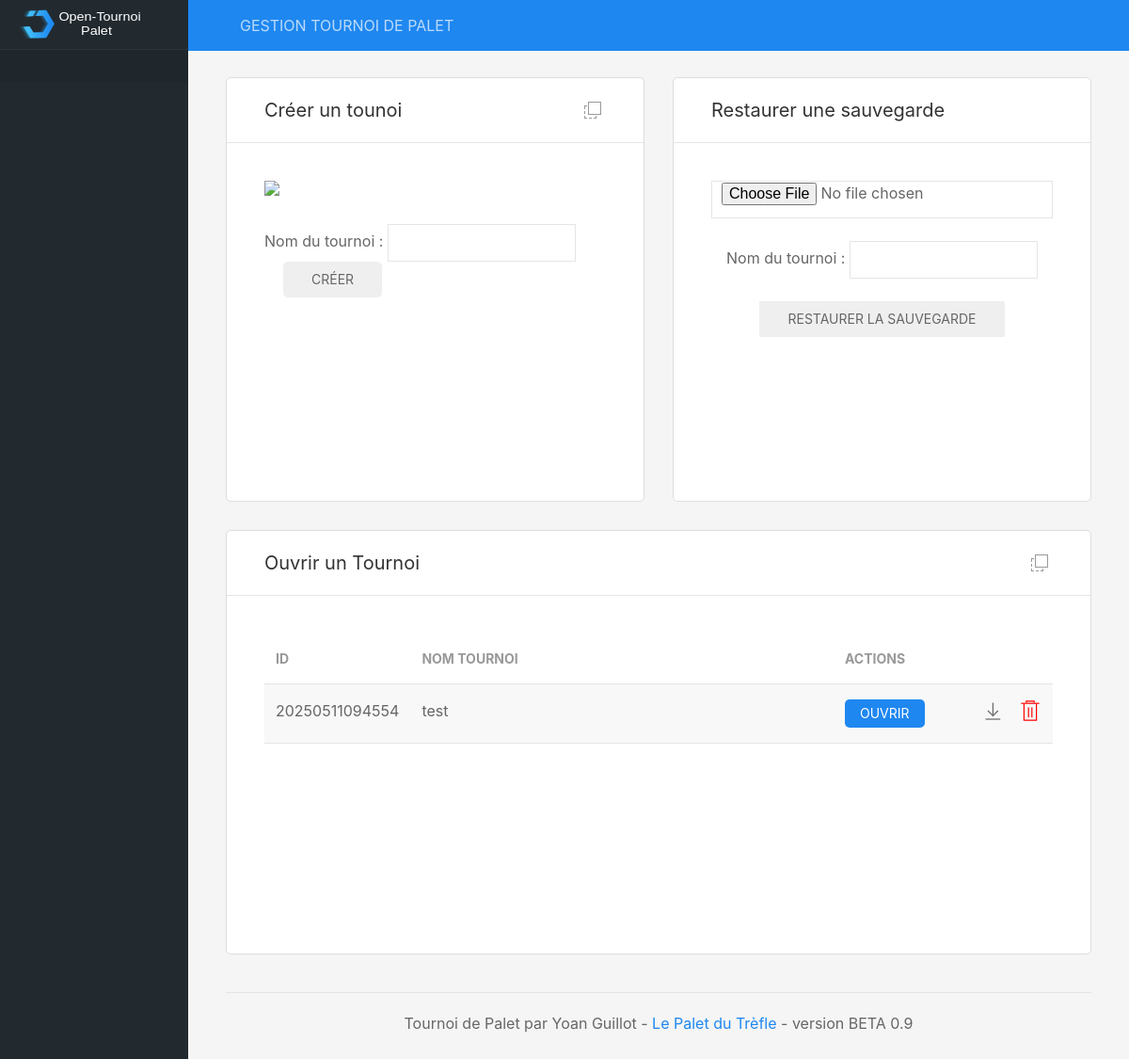
Before: / with the older database file.
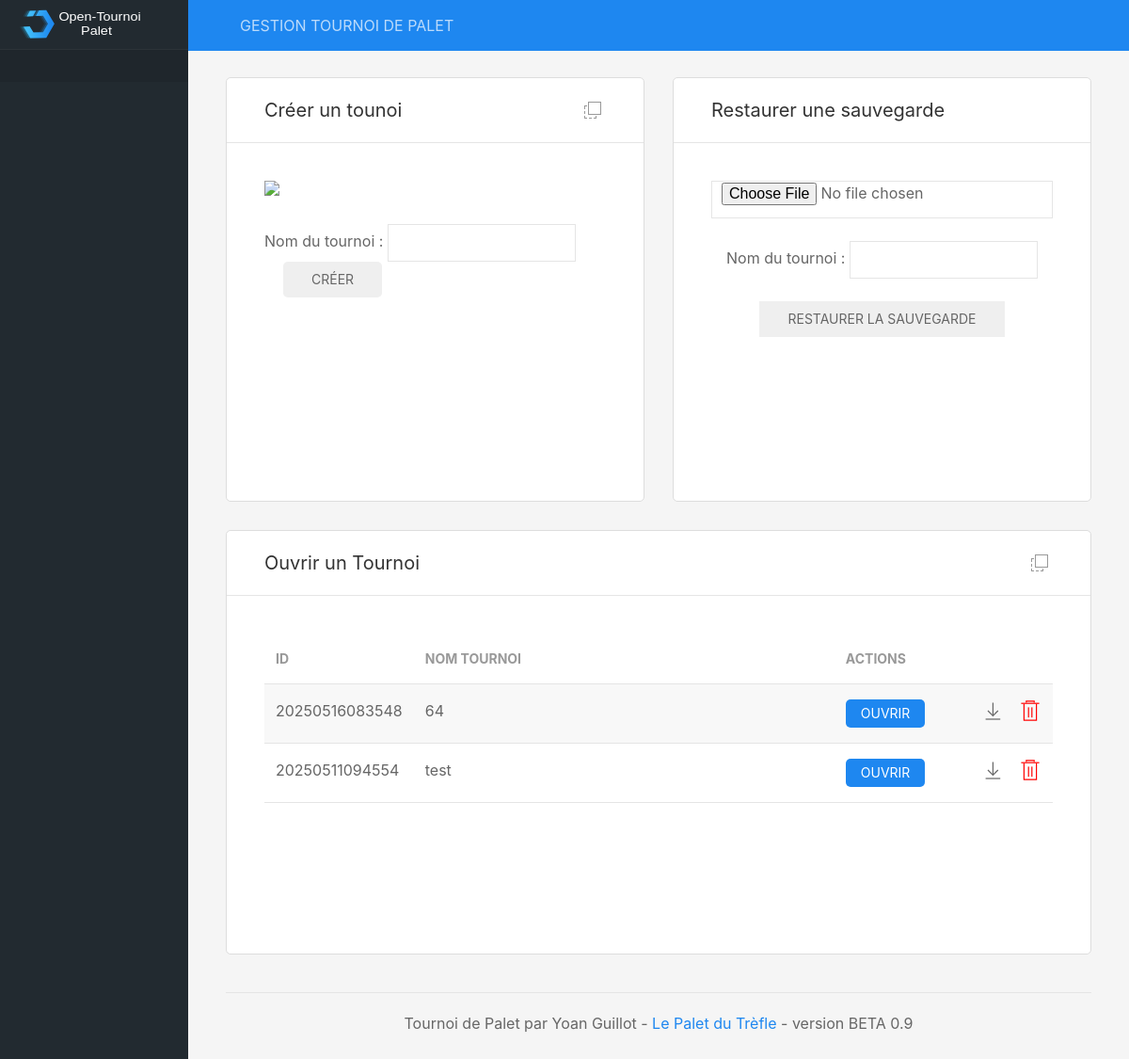
After: the same page with the newer database file.
### tables this page shows
CREATE TABLE tournois (id_tournoi NUMERIC (12) PRIMARY KEY DESC UNIQUE NOT NULL, nom_tournoi TEXT (200) NOT NULL, datecreation_tournoi DATE NOT NULL DEFAULT (STRFTIME('%d/%m/%Y, %H:%M', DATETIME('now', 'localtime'))), max_equipes INTEGER NOT NULL DEFAULT (0), type_phasesfinales TEXT NOT NULL DEFAULT aleatoire, pts_qualifs INTEGER DEFAULT (13) NOT NULL, pts_phasesfinales INTEGER NOT NULL DEFAULT (13), pts_finales NUMERIC NOT NULL DEFAULT (15), statut_inscriptions TEXT DEFAULT encours, statut_qualifs TEXT DEFAULT attente, statut_phasesfinales TEXT DEFAULT attente);

### includes/fonctions.inc.php (called while the page is built, shortened)
<?php
function listeTournois()
{
	global $db;
	$resultats = $db->query('SELECT * FROM tournois ORDER BY id_tournoi DESC');
	while ($row = $resultats->fetchArray(1)) {
		$listeTournois[] = $row;
	}
	if(!empty($listeTournois)){
		return $listeTournois;
	}
}
?>

### includes/accueil.inc.php (the view, shortened to what this page needs)
<div class="uk-grid uk-grid-medium" data-uk-grid uk-sortable="handle: .sortable-icon">
	<div class="uk-width-1-2@l">
		<div class="uk-card uk-card-default uk-card-hover">
			<div class="uk-card-header">
				<div class="uk-grid uk-grid-small">
					<div class="uk-width-auto"><h4>Créer un tounoi</h4></div>
					<div class="uk-width-expand uk-text-right panel-icons">
						<a href="#" class="uk-icon-link sortable-icon" title="Déplacer" data-uk-tooltip data-uk-icon="icon: move"></a>
					</div>
				</div>
			</div>
			<div class="uk-card-body">
				<div class="chart-container">
					<img style="max-height:200px;" src="images/tournoi.png" class="uk-align-center"/>
					<form method="POST">
							<div class="uk-panel uk-panel-box uk-margin-top">Nom du tournoi : <input name="nomTournoi" class="uk-input uk-form-width-medium" type="text" required>
							<button class="uk-button uk-button-success uk-margin-left">Créer</button>
						</div>
					</form>
				</div>
			</div>
		</div>
	</div>
	<div class="uk-width-1-2">
		<div class="uk-card uk-card-default uk-card-hover uk-height-1-1">
			<div class="uk-card-header">
				<div class="uk-grid uk-grid-small">
					<div class="uk-width-auto"><h4>Restaurer une sauvegarde</h4></div>
					<div class="uk-width-expand uk-text-right panel-icons">
					</div>
				</div>
			</div>
			<div class="uk-card-body">
				<div uk-overflow-auto>
					<div class="uk-panel uk-text-center">
                    <form name="form" method="post" action="index.php" enctype="multipart/form-data">
                        <input class="uk-input" type="file" name="aFile" />
                        <br />
                        <br />
						Nom du tournoi : <input class="uk-input uk-form-width-medium" type="text" name="nomTournoi"/><br/>
						<br/><input type="hidden" name="action" value="restauration" />
                        <input class="uk-button uk-button-success" type="submit" name="submitFile" value="restaurer la sauvegarde" />
                        </form>
                    </div>
				</div>
			</div>
		</div>
	</div>
</div>
<div class="uk-grid uk-grid-medium" data-uk-grid uk-sortable="handle: .sortable-icon">
	<div class="uk-width-1-1">
		<div class="uk-card uk-card-default uk-card-hover">
			<div class="uk-card-header">
				<div class="uk-grid uk-grid-small">
					<div class="uk-width-auto"><h4>Ouvrir un Tournoi</h4></div>
					<div class="uk-width-expand uk-text-right panel-icons">
						<a href="#" class="uk-icon-link sortable-icon" title="Déplacer" data-uk-tooltip data-uk-icon="icon: move"></a>
					</div>
				</div>
			</div>
			<div class="uk-card-body">
				<div class="chart-container" uk-overflow-auto>
					<table class="uk-table uk-table-striped">
						<thead>
							<tr>
								<th style="width:10%">ID</th>
								<th style="width: 60%">Nom tournoi</th>
								<th style="width: 30%">Actions</th>
							</tr>
						</thead>
<?php
	$listeTournois = listeTournois();
	if(!empty($listeTournois)){
		foreach($listeTournois as $row) {
			echo "<tr><td>". $row['id_tournoi'] ."</td>
				<td>". $row['nom_tournoi'] ."</td>
				<td>
					<a href=\"index.php?idtournoi=". $row['id_tournoi'] ."\"><button class=\"uk-button uk-button-primary uk-button-small\">Ouvrir</button></a>
					<a class=\"uk-float-right\" style=\"color: red\" href=\"\" onclick=\"supprTournoi(". $row['id_tournoi'] .")\" uk-icon=\"icon: trash; ratio: 1.2\" uk-toggle=\"target: #supprTournoi\"></a>
					<a class=\"uk-float-right\" style=\"margin-right: 15px;\" href=\"./includes/conf/". $row['id_tournoi'] .".db\" uk-icon=\"icon: download; ratio: 1.2\"></a>
				</td>
			</tr>";
		}
	}else{
		echo "<tr><td></td><td>Aucun Tournoi !</td><td></td></tr>";
	}
?>
					</table>
				</div>
			</div>
		</div>
	</div>
</div>

### index.php (shortened to what this page needs)
<!DOCTYPE html>
<head>
    <link rel="stylesheet" href="css/uikit.min.css" />
    <link rel="stylesheet" href="css/dashboard.css" />
    <link rel="stylesheet" href="css/style.css" />
    <link rel="stylesheet" href="css/arbres.css" />
</head>
<body>
<?php
if (isset($_GET['idtournoi'])){
	$idTournoi = $_GET['idtournoi'];
	$db = new SQLite3('includes/conf/' .$idTournoi. '.db');
	if (!empty($_GET['page'])){
		$page = $_GET['page'];
	}else{
		$page = "gestion";
	}
}else{
	$db = new SQLite3('includes/conf/tournois.db');
}
include 'includes/fonctions.inc.php';
include 'includes/dashboard.inc.php';
?>
</body>
</html>

### includes/dashboard.inc.php (shortened to what this page needs)
		<header id="top-head" class="uk-position-fixed">
			<div class="uk-container uk-container-expand uk-background-primary">
				<nav class="uk-navbar uk-light uk-padding-small" data-uk-navbar="mode:click; duration: 250">
					<div class="uk-navbar-left">
						<div>GESTION TOURNOI DE PALET</div>
					</div>
				</nav>
			</div>
		</header>
		<aside id="left-col" class="uk-light uk-visible@m">
			<div class="left-logo uk-flex uk-flex-middle">
				<img class="custom-logo" src="img/dashboard-logo.svg" alt="">
			</div>
			<div class="left-content-box  content-box-dark">
			</div>
		</aside>
		<div id="content" data-uk-height-viewport="expand: true" style="height:100%; display:block;">
			<div class="uk-container uk-container-expand">
<?php
	include "includes/$page.inc.php";
?>
				<footer class="uk-section uk-section-small uk-width-1-1 uk-text-center donotprint">
					<hr>
					<p class="uk-text-center">Tournoi de Palet par Yoan Guillot - <a href="https://www.lepaletdutrefle.fr">Le Palet du Trèfle</a> - version BETA 0.9
					</p>
				</footer>
			</div>
		</div>

### css/dashboard.css (style rules this page uses)
#top-head { z-index: 9; top: 0; left:0; right:0; }
#left-col { position: fixed; left: 0; top:0; bottom:0; overflow-x: hidden; overflow-y: auto; background-color: #222A30; width: 200px; z-index:2; transition: height 0.3s ease-out; }
.left-content-box { padding: 0.75rem 20px; border-top: 1px solid rgba(255,255,255,0.06); margin-bottom: -1px; }
.content-box-dark { background-color: rgba(0,0,0,0.09); }
.left-logo { height: 52px; line-height: 52px; padding: 0 20px; }
.custom-logo { height: 32px; }
.panel-icons { margin: 0 4px; }
#content { margin-top: 52px; padding: 30px 0 0 0; background-color: #f5f5f5; margin-left: 0; transition: margin 0.2s cubic-bezier(.4,0,.2,1); }
@media screen and (min-width: 960px) { #content { margin-left: 200px; } }
@media screen and (min-width: 960px) { #top-head { left:200px; } }
.uk-card { box-shadow: none; }
.uk-card { -webkit-transition: box-shadow 0.55s cubic-bezier(.4,0,.2,1); transition: box-shadow 0.55s cubic-bezier(.4,0,.2,1); }
.chart-container { position: relative; height: 300px; margin: 0 auto; }

### css/style.css (style rules this page uses)
.uk-table th { font-weight: bolder; }
button, select { border-radius: 5px !important; }
.uk-card { border-radius: 5px; border: 1px solid #dddddd; }

Changed rows visible on the page:
added tournois: id_tournoi "20250516083548", nom_tournoi "64"
